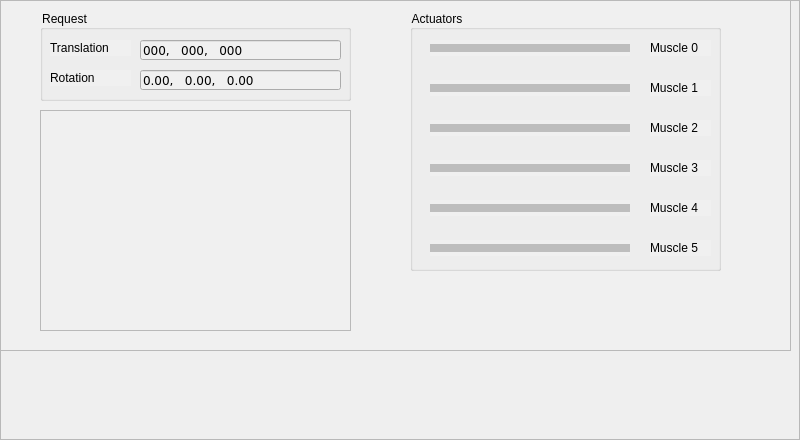
<?xml version="1.0" encoding="UTF-8"?>
<ui version="4.0">
 <class>Frame</class>
 <widget class="QFrame" name="Frame">
  <property name="geometry">
   <rect>
    <x>0</x>
    <y>0</y>
    <width>800</width>
    <height>440</height>
   </rect>
  </property>
  <property name="windowTitle">
   <string>Frame</string>
  </property>
  <property name="styleSheet">
   <string notr="true"/>
  </property>
  <property name="frameShape">
   <enum>QFrame::StyledPanel</enum>
  </property>
  <property name="frameShadow">
   <enum>QFrame::Raised</enum>
  </property>
  <widget class="QFrame" name="frm_output">
   <property name="geometry">
    <rect>
     <x>0</x>
     <y>0</y>
     <width>791</width>
     <height>351</height>
    </rect>
   </property>
   <property name="styleSheet">
    <string notr="true">background-color: #f0f0f0</string>
   </property>
   <property name="frameShape">
    <enum>QFrame::StyledPanel</enum>
   </property>
   <property name="frameShadow">
    <enum>QFrame::Raised</enum>
   </property>
   <widget class="QGroupBox" name="gb_actuator_percent">
    <property name="geometry">
     <rect>
      <x>410</x>
      <y>10</y>
      <width>311</width>
      <height>261</height>
     </rect>
    </property>
    <property name="title">
     <string>Actuators</string>
    </property>
    <widget class="Line" name="muscle_3">
     <property name="enabled">
      <bool>false</bool>
     </property>
     <property name="geometry">
      <rect>
       <x>20</x>
       <y>150</y>
       <width>200</width>
       <height>16</height>
      </rect>
     </property>
     <property name="frameShadow">
      <enum>QFrame::Plain</enum>
     </property>
     <property name="lineWidth">
      <number>8</number>
     </property>
     <property name="orientation">
      <enum>Qt::Horizontal</enum>
     </property>
    </widget>
    <widget class="Line" name="muscle_4">
     <property name="enabled">
      <bool>false</bool>
     </property>
     <property name="geometry">
      <rect>
       <x>20</x>
       <y>190</y>
       <width>200</width>
       <height>16</height>
      </rect>
     </property>
     <property name="frameShadow">
      <enum>QFrame::Plain</enum>
     </property>
     <property name="lineWidth">
      <number>8</number>
     </property>
     <property name="orientation">
      <enum>Qt::Horizontal</enum>
     </property>
    </widget>
    <widget class="Line" name="muscle_5">
     <property name="enabled">
      <bool>false</bool>
     </property>
     <property name="geometry">
      <rect>
       <x>20</x>
       <y>230</y>
       <width>200</width>
       <height>16</height>
      </rect>
     </property>
     <property name="frameShadow">
      <enum>QFrame::Plain</enum>
     </property>
     <property name="lineWidth">
      <number>8</number>
     </property>
     <property name="orientation">
      <enum>Qt::Horizontal</enum>
     </property>
    </widget>
    <widget class="Line" name="muscle_2">
     <property name="enabled">
      <bool>false</bool>
     </property>
     <property name="geometry">
      <rect>
       <x>20</x>
       <y>110</y>
       <width>200</width>
       <height>16</height>
      </rect>
     </property>
     <property name="frameShadow">
      <enum>QFrame::Plain</enum>
     </property>
     <property name="lineWidth">
      <number>8</number>
     </property>
     <property name="orientation">
      <enum>Qt::Horizontal</enum>
     </property>
    </widget>
    <widget class="Line" name="muscle_1">
     <property name="enabled">
      <bool>false</bool>
     </property>
     <property name="geometry">
      <rect>
       <x>20</x>
       <y>70</y>
       <width>200</width>
       <height>16</height>
      </rect>
     </property>
     <property name="frameShadow">
      <enum>QFrame::Plain</enum>
     </property>
     <property name="lineWidth">
      <number>8</number>
     </property>
     <property name="orientation">
      <enum>Qt::Horizontal</enum>
     </property>
    </widget>
    <widget class="Line" name="muscle_0">
     <property name="enabled">
      <bool>false</bool>
     </property>
     <property name="geometry">
      <rect>
       <x>20</x>
       <y>30</y>
       <width>200</width>
       <height>16</height>
      </rect>
     </property>
     <property name="frameShadow">
      <enum>QFrame::Plain</enum>
     </property>
     <property name="lineWidth">
      <number>8</number>
     </property>
     <property name="orientation">
      <enum>Qt::Horizontal</enum>
     </property>
    </widget>
    <widget class="QLabel" name="txt_muscle_0">
     <property name="geometry">
      <rect>
       <x>240</x>
       <y>30</y>
       <width>61</width>
       <height>16</height>
      </rect>
     </property>
     <property name="text">
      <string>Muscle 0</string>
     </property>
    </widget>
    <widget class="QLabel" name="txt_muscle_1">
     <property name="geometry">
      <rect>
       <x>240</x>
       <y>70</y>
       <width>61</width>
       <height>16</height>
      </rect>
     </property>
     <property name="text">
      <string>Muscle 1</string>
     </property>
    </widget>
    <widget class="QLabel" name="txt_muscle_2">
     <property name="geometry">
      <rect>
       <x>240</x>
       <y>110</y>
       <width>61</width>
       <height>16</height>
      </rect>
     </property>
     <property name="text">
      <string>Muscle 2</string>
     </property>
    </widget>
    <widget class="QLabel" name="txt_muscle_3">
     <property name="geometry">
      <rect>
       <x>240</x>
       <y>150</y>
       <width>61</width>
       <height>16</height>
      </rect>
     </property>
     <property name="text">
      <string>Muscle 3</string>
     </property>
    </widget>
    <widget class="QLabel" name="txt_muscle_4">
     <property name="geometry">
      <rect>
       <x>240</x>
       <y>190</y>
       <width>61</width>
       <height>16</height>
      </rect>
     </property>
     <property name="text">
      <string>Muscle 4</string>
     </property>
    </widget>
    <widget class="QLabel" name="txt_muscle_5">
     <property name="geometry">
      <rect>
       <x>240</x>
       <y>230</y>
       <width>61</width>
       <height>16</height>
      </rect>
     </property>
     <property name="text">
      <string>Muscle 5</string>
     </property>
    </widget>
   </widget>
   <widget class="QGroupBox" name="grp_request">
    <property name="geometry">
     <rect>
      <x>40</x>
      <y>10</y>
      <width>311</width>
      <height>91</height>
     </rect>
    </property>
    <property name="title">
     <string>Request</string>
    </property>
    <widget class="QLineEdit" name="txt_translation">
     <property name="geometry">
      <rect>
       <x>100</x>
       <y>30</y>
       <width>201</width>
       <height>20</height>
      </rect>
     </property>
     <property name="font">
      <font>
       <family>Verdana</family>
      </font>
     </property>
     <property name="text">
      <string>000,   000,   000  </string>
     </property>
    </widget>
    <widget class="QLabel" name="label">
     <property name="geometry">
      <rect>
       <x>10</x>
       <y>30</y>
       <width>81</width>
       <height>16</height>
      </rect>
     </property>
     <property name="text">
      <string>Translation</string>
     </property>
    </widget>
    <widget class="QLineEdit" name="txt_rotation">
     <property name="geometry">
      <rect>
       <x>100</x>
       <y>60</y>
       <width>201</width>
       <height>20</height>
      </rect>
     </property>
     <property name="font">
      <font>
       <family>Verdana</family>
      </font>
     </property>
     <property name="text">
      <string>0.00,   0.00,   0.00</string>
     </property>
    </widget>
    <widget class="QLabel" name="label_2">
     <property name="geometry">
      <rect>
       <x>10</x>
       <y>60</y>
       <width>81</width>
       <height>16</height>
      </rect>
     </property>
     <property name="text">
      <string>Rotation</string>
     </property>
    </widget>
   </widget>
   <widget class="QFrame" name="frame">
    <property name="geometry">
     <rect>
      <x>40</x>
      <y>110</y>
      <width>311</width>
      <height>221</height>
     </rect>
    </property>
    <property name="frameShape">
     <enum>QFrame::StyledPanel</enum>
    </property>
    <property name="frameShadow">
     <enum>QFrame::Raised</enum>
    </property>
   </widget>
  </widget>
 </widget>
 <resources/>
 <connections/>
</ui>
